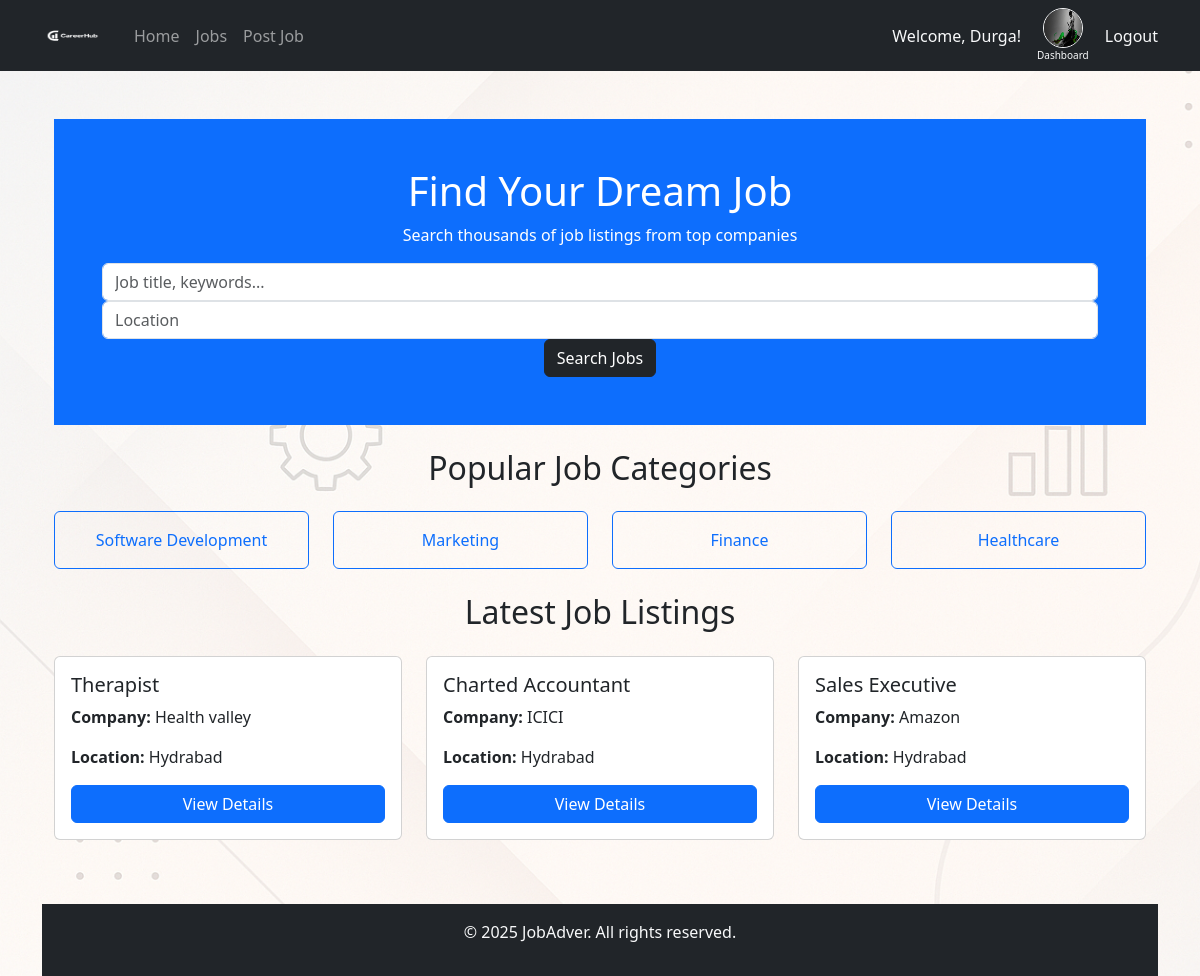
The page / (signed in) on the database its author committed.
### job_app/models.py (models this page shows, shortened)
class CustomUser(AbstractUser):
    USER_TYPE_CHOICES = (
        ('employer', 'Employer'),
        ('employee', 'Employee'),
    )
    user_type = models.CharField(max_length=10, choices=USER_TYPE_CHOICES, default='employee')

class Profile(models.Model):
    USER_TYPE_CHOICES = (
        ('employee', 'Employee'),
        ('employer', 'Employer'),
    )
    user = models.OneToOneField(settings.AUTH_USER_MODEL, on_delete=models.CASCADE)
    user_type = models.CharField(max_length=20, choices=USER_TYPE_CHOICES)
    profile_picture = models.ImageField(upload_to='profile_pics/', null=True, blank=True)

class Job(models.Model):
    JobRole = models.CharField(max_length=200)
    company = models.CharField(max_length=200)
    location = models.CharField(max_length=200)
    category = models.CharField(max_length=100)
    description = models.TextField()
    posted_on = models.DateTimeField(auto_now_add=True)
    posted_by = models.ForeignKey(settings.AUTH_USER_MODEL, on_delete=models.CASCADE)

### job_app/views.py (the view)
# urls.py: 2. Add a URL to urlpatterns:  path('', views.home, name='home')
def home(request):
    latest_jobs = Job.objects.order_by('-posted_on')[:3]
    return render(request, 'job_app/home.html', {'Jobs': latest_jobs})

### job_app/templates/job_app/home.html
{% extends 'job_app/base.html' %}
{% block content %}
<div class="container mt-5">
    <div class="jumbotron text-center bg-primary text-white p-5">
        <h1>Find Your Dream Job</h1>
        <p>Search thousands of job listings from top companies</p>
        <form method="get" action="{% url 'job_list' %}" class="form-inline justify-content-center mt-3">
            <input class="form-control mr-2" type="text" name="keyword" placeholder="Job title, keywords...">
            <input class="form-control mr-2" type="text" name="location" placeholder="Location">
            <button class="btn btn-dark" type="submit">Search Jobs</button>
        </form>
    </div>
<h2 class="text-center my-4">Popular Job Categories</h2>
<div class="row text-center">
    <div class="col-md-3">
        <a href="{% url 'job_category' category='software-development' %}" class="btn btn-outline-primary w-100 p-3">
            Software Development
        </a>
    </div>
    <div class="col-md-3">
        <a href="{% url 'job_category' category='marketing' %}" class="btn btn-outline-primary w-100 p-3">
            Marketing
        </a>
    </div>
    <div class="col-md-3">
        <a href="{% url 'job_category' category='finance' %}" class="btn btn-outline-primary w-100 p-3">
            Finance
        </a>
    </div>
    <div class="col-md-3">
        <a href="{% url 'job_category' category='healthcare' %}" class="btn btn-outline-primary w-100 p-3">
            Healthcare
        </a>
    </div>
</div>
<h2 class="text-center my-4">Latest Job Listings</h2>
<div class="row">
    {% if Jobs %}
        {% for job in Jobs %}
        <div class="col-md-4 mb-3">
            <div class="card p-3">
                <h5>{{ job.JobRole }}</h5>
                <p><strong>Company:</strong> {{ job.company }}</p>
                <p><strong>Location:</strong> {{ job.location }}</p>
                <a href="{% url 'job_detail' job.id %}" class="btn btn-primary">View Details</a>
            </div>
        </div>
        {% endfor %}
    {% else %}
        <p class="text-center w-100">No recent job listings available.</p>
    {% endif %}
</div>
{% endblock %}

### job_app/templates/job_app/base.html (shortened to what this page needs)
<!DOCTYPE html>
<html lang="en">
<head>
    <link href="https://cdn.jsdelivr.net/npm/bootstrap@5.3.0/dist/css/bootstrap.min.css" rel="stylesheet">
    {% load static %}
    <link rel="stylesheet" type="text/css" href="{% static 'css/style.css' %}">
</head>
<body>
<nav class="navbar navbar-expand-lg navbar-dark bg-dark">
    <div class="container">
        <a class="navbar-brand d-flex align-items-center" href="/">
            <img src="{% static 'images/logo.png' %}" alt="CareerHub Logo" width="60" height="40" class="me-2">
        </a>
        <div class="collapse navbar-collapse" id="navbarNav">
            <ul class="navbar-nav me-auto">
                <li class="nav-item"><a class="nav-link" href="/">Home</a></li>
                <li class="nav-item"><a class="nav-link" href="/jobs/">Jobs</a></li>
                {% if user.is_authenticated and user.user_type == 'employer' %}
                    <li class="nav-item"><a class="nav-link" href="{% url 'post_job' %}">Post Job</a></li>
                {% endif %}
            </ul>
            {% if user.is_authenticated %}
            <div class="d-flex align-items-center">
                <span class="text-light me-3">Welcome, {{ user.username }}!</span>
                {% if user.profile.profile_picture %}
                <div class="d-flex flex-column align-items-center">
                    <a href="{% url 'dashboard' %}" class="nav-link p-0">
                        <img src="{{ user.profile.profile_picture.url }}" alt="Profile Picture"
                             class="rounded-circle border border-light" width="40" height="40">
                    </a>
                    <small class="text-light" style="font-size: 10px;">Dashboard</small>
                </div>
                {% endif %}
                <a class="nav-link text-light ms-3" href="#"
                onclick="event.preventDefault();
                         if (confirm('Are you sure you want to log out?')) {
                             document.getElementById('logout-form').submit();
                         }">
                 Logout
             </a>
         </div>
            {% else %}
            <ul class="navbar-nav">
                <li class="nav-item"><a class="nav-link" href="{% url 'login' %}">Login</a></li>
                <li class="nav-item"><a class="nav-link" href="{% url 'register' %}">Signup!</a></li>
            </ul>
            {% endif %}
        </div>
    </div>
</nav>
 <div class="container mt-4">
    {% block content %}{% endblock %}
</div>
<footer class="bg-dark text-light text-center p-3 mt-5">
    <p>&copy; 2025 JobAdver. All rights reserved.</p>
</footer>
</body>
</html>

### job_app/static/css/style.css (style rules this page uses)
body { background-image: url('/static/images/baground.png'); background-size: cover; background-repeat: no-repeat; background-attachment: fixed; }

### rows shown on the page
CustomUser: username "Durga", profile.profile_picture (picture)
Job: JobRole "Therapist", company "Health valley", location "Hydrabad"
Job: JobRole "Charted Accountant", company "ICICI", location "Hydrabad"
Job: JobRole "Sales Executive", company "Amazon", location "Hydrabad"
